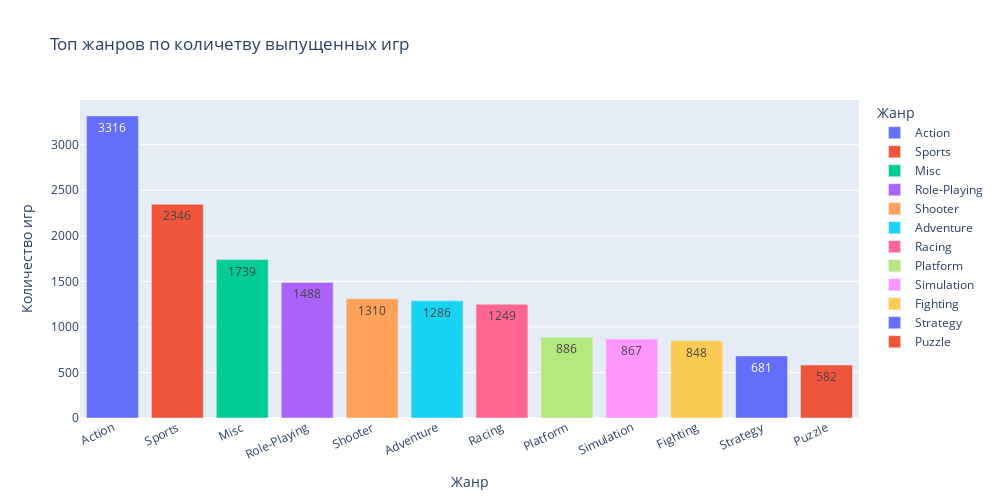

The notebook cell saved with this chart:
### Markdown cell above
# Визуализация

### Code cell
bar_data = games_df.groupby('genre', as_index=False)['global_sales'].count()\
                            .sort_values(['global_sales'], ascending=False)

fig = px.bar(
    data_frame=bar_data,
    x='genre',
    y='global_sales',
    color='genre',
    text='global_sales',
    orientation='v',
    height=500,
    width=1000,
    title='Топ жанров по количетву выпущенных игр',
    labels=dict(genre="Жанр", global_sales="Количество игр")
)


fig.update_xaxes(tickangle=-25)
fig.show()

### Figure 1 — Plotly figure (JSON) as saved in the notebook; plotly's stock layout.template omitted (floating-point values rounded to 4 significant figures)
{"data": [{"alignmentgroup": "True", "hovertemplate": "Жанр=%{x}<br>Количество игр=%{text}<extra></extra>", "legendgroup": "Action", "marker": {"color": "#636efa", "pattern": {"shape": ""}}, "name": "Action", "offsetgroup": "Action", "orientation": "v", "showlegend": true, "text": [3316], "textposition": "auto", "type": "bar", "x": ["Action"], "xaxis": "x", "y": [3316], "yaxis": "y"}, {"alignmentgroup": "True", "hovertemplate": "Жанр=%{x}<br>Количество игр=%{text}<extra></extra>", "legendgroup": "Sports", "marker": {"color": "#EF553B", "pattern": {"shape": ""}}, "name": "Sports", "offsetgroup": "Sports", "orientation": "v", "showlegend": true, "text": [2346], "textposition": "auto", "type": "bar", "x": ["Sports"], "xaxis": "x", "y": [2346], "yaxis": "y"}, {"alignmentgroup": "True", "hovertemplate": "Жанр=%{x}<br>Количество игр=%{text}<extra></extra>", "legendgroup": "Misc", "marker": {"color": "#00cc96", "pattern": {"shape": ""}}, "name": "Misc", "offsetgroup": "Misc", "orientation": "v", "showlegend": true, "text": [1739], "textposition": "auto", "type": "bar", "x": ["Misc"], "xaxis": "x", "y": [1739], "yaxis": "y"}, {"alignmentgroup": "True", "hovertemplate": "Жанр=%{x}<br>Количество игр=%{text}<extra></extra>", "legendgroup": "Role-Playing", "marker": {"color": "#ab63fa", "pattern": {"shape": ""}}, "name": "Role-Playing", "offsetgroup": "Role-Playing", "orientation": "v", "showlegend": true, "text": [1488], "textposition": "auto", "type": "bar", "x": ["Role-Playing"], "xaxis": "x", "y": [1488], "yaxis": "y"}, {"alignmentgroup": "True", "hovertemplate": "Жанр=%{x}<br>Количество игр=%{text}<extra></extra>", "legendgroup": "Shooter", "marker": {"color": "#FFA15A", "pattern": {"shape": ""}}, "name": "Shooter", "offsetgroup": "Shooter", "orientation": "v", "showlegend": true, "text": [1310], "textposition": "auto", "type": "bar", "x": ["Shooter"], "xaxis": "x", "y": [1310], "yaxis": "y"}, {"alignmentgroup": "True", "hovertemplate": "Жанр=%{x}<br>Количество игр=%{text}<extra></extra>", "legendgroup": "Adventure", "marker": {"color": "#19d3f3", "pattern": {"shape": ""}}, "name": "Adventure", "offsetgroup": "Adventure", "orientation": "v", "showlegend": true, "text": [1286], "textposition": "auto", "type": "bar", "x": ["Adventure"], "xaxis": "x", "y": [1286], "yaxis": "y"}, {"alignmentgroup": "True", "hovertemplate": "Жанр=%{x}<br>Количество игр=%{text}<extra></extra>", "legendgroup": "Racing", "marker": {"color": "#FF6692", "pattern": {"shape": ""}}, "name": "Racing", "offsetgroup": "Racing", "orientation": "v", "showlegend": true, "text": [1249], "textposition": "auto", "type": "bar", "x": ["Racing"], "xaxis": "x", "y": [1249], "yaxis": "y"}, {"alignmentgroup": "True", "hovertemplate": "Жанр=%{x}<br>Количество игр=%{text}<extra></extra>", "legendgroup": "Platform", "marker": {"color": "#B6E880", "pattern": {"shape": ""}}, "name": "Platform", "offsetgroup": "Platform", "orientation": "v", "showlegend": true, "text": [886], "textposition": "auto", "type": "bar", "x": ["Platform"], "xaxis": "x", "y": [886], "yaxis": "y"}, {"alignmentgroup": "True", "hovertemplate": "Жанр=%{x}<br>Количество игр=%{text}<extra></extra>", "legendgroup": "Simulation", "marker": {"color": "#FF97FF", "pattern": {"shape": ""}}, "name": "Simulation", "offsetgroup": "Simulation", "orientation": "v", "showlegend": true, "text": [867], "textposition": "auto", "type": "bar", "x": ["Simulation"], "xaxis": "x", "y": [867], "yaxis": "y"}, {"alignmentgroup": "True", "hovertemplate": "Жанр=%{x}<br>Количество игр=%{text}<extra></extra>", "legendgroup": "Fighting", "marker": {"color": "#FECB52", "pattern": {"shape": ""}}, "name": "Fighting", "offsetgroup": "Fighting", "orientation": "v", "showlegend": true, "text": [848], "textposition": "auto", "type": "bar", "x": ["Fighting"], "xaxis": "x", "y": [848], "yaxis": "y"}, {"alignmentgroup": "True", "hovertemplate": "Жанр=%{x}<br>Количество игр=%{text}<extra></extra>", "legendgroup": "Strategy", "marker": {"color": "#636efa", "pattern": {"shape": ""}}, "name": "Strategy", "offsetgroup": "Strategy", "orientation": "v", "showlegend": true, "text": [681], "textposition": "auto", "type": "bar", "x": ["Strategy"], "xaxis": "x", "y": [681], "yaxis": "y"}, {"alignmentgroup": "True", "hovertemplate": "Жанр=%{x}<br>Количество игр=%{text}<extra></extra>", "legendgroup": "Puzzle", "marker": {"color": "#EF553B", "pattern": {"shape": ""}}, "name": "Puzzle", "offsetgroup": "Puzzle", "orientation": "v", "showlegend": true, "text": [582], "textposition": "auto", "type": "bar", "x": ["Puzzle"], "xaxis": "x", "y": [582], "yaxis": "y"}], "layout": {"barmode": "relative", "height": 500, "legend": {"title": {"text": "Жанр"}, "tracegroupgap": 0}, "title": {"text": "Топ жанров по количетву выпущенных игр"}, "width": 1000, "xaxis": {"anchor": "y", "categoryarray": ["Action", "Sports", "Misc", "Role-Playing", "Shooter", "Adventure", "Racing", "Platform", "Simulation", "Fighting", "Strategy", "Puzzle"], "categoryorder": "array", "domain": [0, 1], "tickangle": -25, "title": {"text": "Жанр"}}, "yaxis": {"anchor": "x", "domain": [0, 1], "title": {"text": "Количество игр"}}}}
